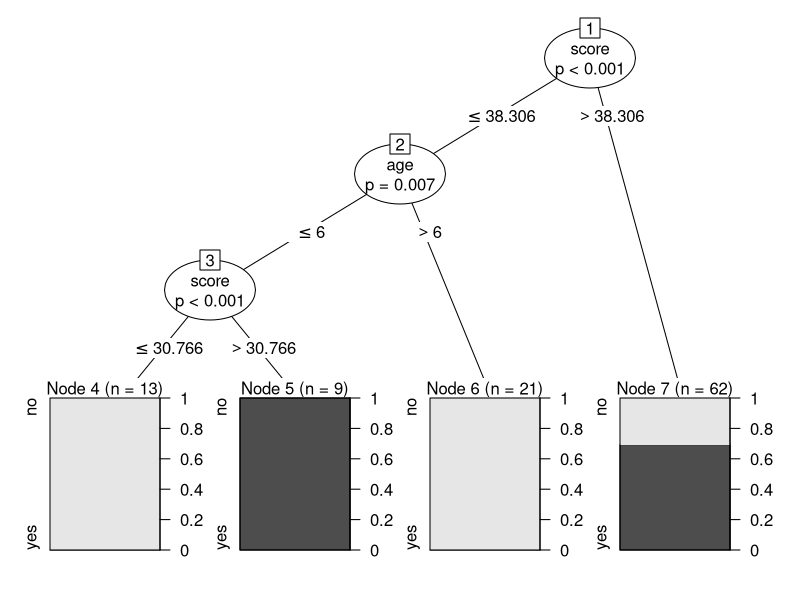

Source code (R):
# 1. Install and load the required package
# Run install.packages("party") once if it's not in your lab
library(party)

# 2. Prepare the input data
# We take the first 105 rows of the built-in readingSkills dataset
input.dat <- readingSkills[c(1:105), ]
print(input.dat)

# 3. Open a PNG file to save the visualization
png(file = "decision_tree.png")

# 4. Create the Decision Tree Model
# Format: Target ~ Feature1 + Feature2 + Feature3
output.tree <- ctree(
  nativeSpeaker ~ age + shoeSize + score, 
  data = input.dat
)

# 5. Plot and Save
plot(output.tree)
dev.off()
